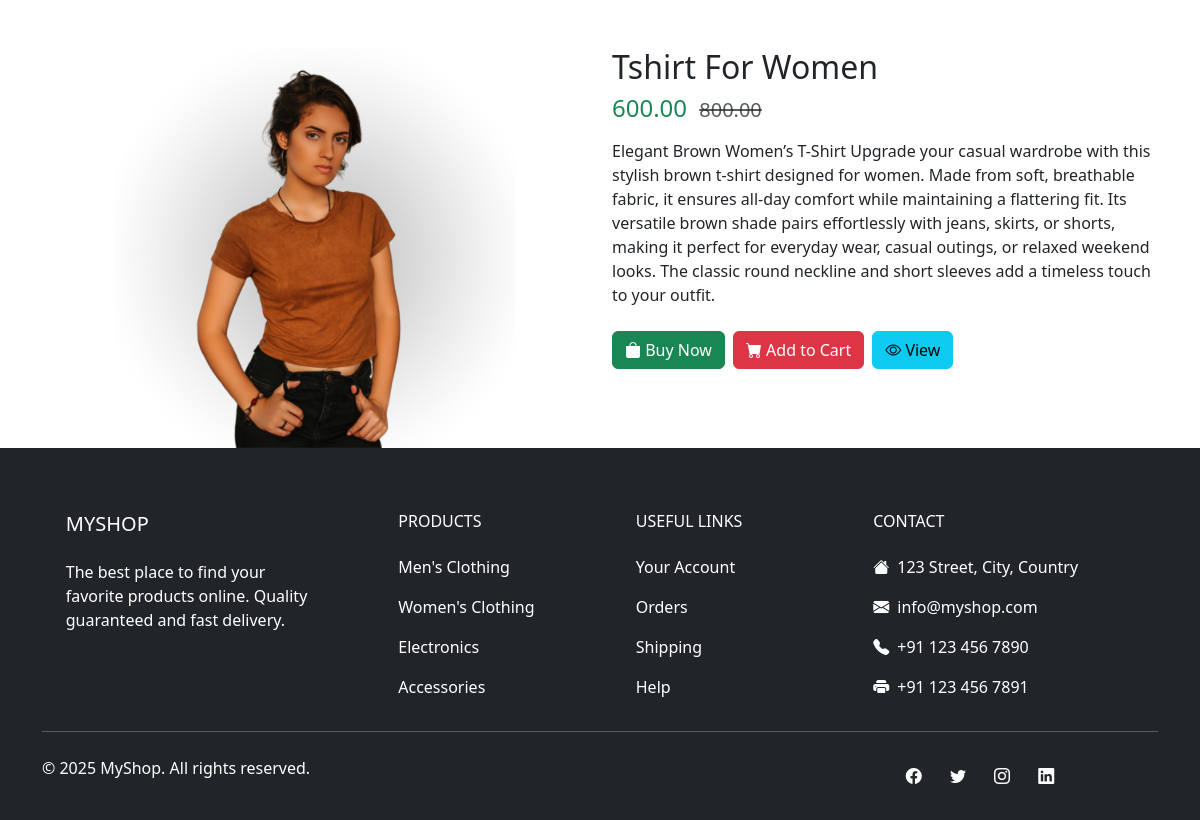
/women/product/2/, run on the app's committed database.
### shop/models.py (models this page shows, shortened)
class Post(models.Model):
    CATEGORY_CHOICES = [
        ('Men', 'Men'),
        ('Women', 'Women'),
    ]
    title = models.CharField(max_length=200)
    img = models.ImageField(upload_to='posts/')
    description = models.TextField()
    original_price = models.DecimalField(max_digits=10, decimal_places=2)
    offer_price = models.DecimalField(max_digits=10, decimal_places=2)
    category = models.CharField(max_length=10, choices=CATEGORY_CHOICES)  # new field
    created_at = models.DateTimeField(auto_now_add=True)
    updated_at = models.DateTimeField(auto_now=True)
    is_active = models.BooleanField(default=True)

### shop/views.py (the view)
# urls.py: path('women/product/<int:pk>/', views.women_product, name='women_product'),
def women_product(request, pk):
    product = get_object_or_404(Post, pk=pk)
    return render(request, 'shop/womenproduct.html', {'product': product})

### shop/templates/shop/womenproduct.html (shortened to what this page needs)
<!doctype html>
<html lang="en">
<head>
    <link href="https://cdn.jsdelivr.net/npm/bootstrap@5.3.3/dist/css/bootstrap.min.css" rel="stylesheet">
    <link href="https://cdn.jsdelivr.net/npm/bootstrap-icons@1.11.1/font/bootstrap-icons.css" rel="stylesheet">
</head>
<body>
    <div class="container mt-5">
        <div class="row">
            <div class="col-md-6 d-flex align-items-center justify-content-center">
                {% if product.img %}
                <img src="{{ product.img.url }}" alt="{{ product.title }}" class="img-fluid product-img">
                {% else %}
                <img src="/static/img/no-image.png" alt="no image" class="img-fluid product-img">
                {% endif %}
            </div>
            <div class="col-md-6">
                <h2>{{ product.title }}</h2>
                <div class="mb-3">
                    <span class="text-success h4">{{ product.offer_price }}</span>
                    <span class="text-muted text-decoration-line-through h5 ms-2">{{ product.original_price }}</span>
                </div>
                <p>{{ product.description|default:"No description available." }}</p>
                <div class="d-flex gap-2 mt-4">
                    <button class="btn btn-success">
                        <i class="bi bi-bag-fill"></i> Buy Now
                    </button>
                    <a href="{% url 'add_to_cart' product.id %}" class="btn btn-danger">
                        <i class="bi bi-cart-fill"></i> Add to Cart
                    </a>
                    <button class="btn btn-info">
                        <i class="bi bi-eye"></i> View
                    </button>
                </div>
            </div>
        </div>
    </div>
    <footer class="bg-dark text-white pt-5 pb-4">
        <div class="container text-md-left">
            <div class="row">
                <div class="col-md-3 col-lg-3 col-xl-3 mx-auto mt-3">
                    <h5 class="text-uppercase mb-4 font-weight-bold">MyShop</h5>
                    <p>
                        The best place to find your favorite products online. Quality guaranteed and fast delivery.
                    </p>
                </div>
                <div class="col-md-2 col-lg-2 col-xl-2 mx-auto mt-3">
                    <h6 class="text-uppercase mb-4 font-weight-bold">Products</h6>
                    <p><a href="#" class="text-white text-decoration-none">Men's Clothing</a></p>
                    <p><a href="#" class="text-white text-decoration-none">Women's Clothing</a></p>
                    <p><a href="#" class="text-white text-decoration-none">Electronics</a></p>
                    <p><a href="#" class="text-white text-decoration-none">Accessories</a></p>
                </div>
                <div class="col-md-3 col-lg-2 col-xl-2 mx-auto mt-3">
                    <h6 class="text-uppercase mb-4 font-weight-bold">Useful Links</h6>
                    <p><a href="#" class="text-white text-decoration-none">Your Account</a></p>
                    <p><a href="#" class="text-white text-decoration-none">Orders</a></p>
                    <p><a href="#" class="text-white text-decoration-none">Shipping</a></p>
                    <p><a href="#" class="text-white text-decoration-none">Help</a></p>
                </div>
                <div class="col-md-4 col-lg-3 col-xl-3 mx-auto mt-3">
                    <h6 class="text-uppercase mb-4 font-weight-bold">Contact</h6>
                    <p><i class="bi bi-house-fill me-2"></i>123 Street, City, Country</p>
                    <p><i class="bi bi-envelope-fill me-2"></i>info@myshop.com</p>
                    <p><i class="bi bi-telephone-fill me-2"></i>+91 123 456 7890</p>
                    <p><i class="bi bi-printer-fill me-2"></i>+91 123 456 7891</p>
                </div>
            </div>
            <hr class="mb-4">
            <div class="row align-items-center">
                <div class="col-md-7 col-lg-8">
                    <p>© 2025 MyShop. All rights reserved.</p>
                </div>
                <div class="col-md-5 col-lg-4">
                    <div class="text-center text-md-right">
                        <a href="#" class="text-white me-4"><i class="bi bi-facebook"></i></a>
                        <a href="#" class="text-white me-4"><i class="bi bi-twitter"></i></a>
                        <a href="#" class="text-white me-4"><i class="bi bi-instagram"></i></a>
                        <a href="#" class="text-white"><i class="bi bi-linkedin"></i></a>
                    </div>
                </div>
            </div>
        </div>
    </footer>
</body>
</html>

### shop/templates/shop/womenproduct.html (style rules this page uses)
.product-img { max-height: 400px; object-fit: contain; }

### data on the page
Post: img (picture), title "Tshirt For Women", offer_price "600.00", original_price "800.00", description "Elegant Brown Women’s T-Shirt Upgrade your casual wardrobe with this stylish brown t-shirt designed for women. Made from soft, breathable fabric, it ensures all-day comfort while maintaining a flattering fit. Its versatile brown shade pairs effortlessly with jeans, skirts, or shorts, making it perfect for everyday wear, casual outings, or relaxed weekend looks. The classic round neckline and short sleeves add a timeless touch to your outfit."
